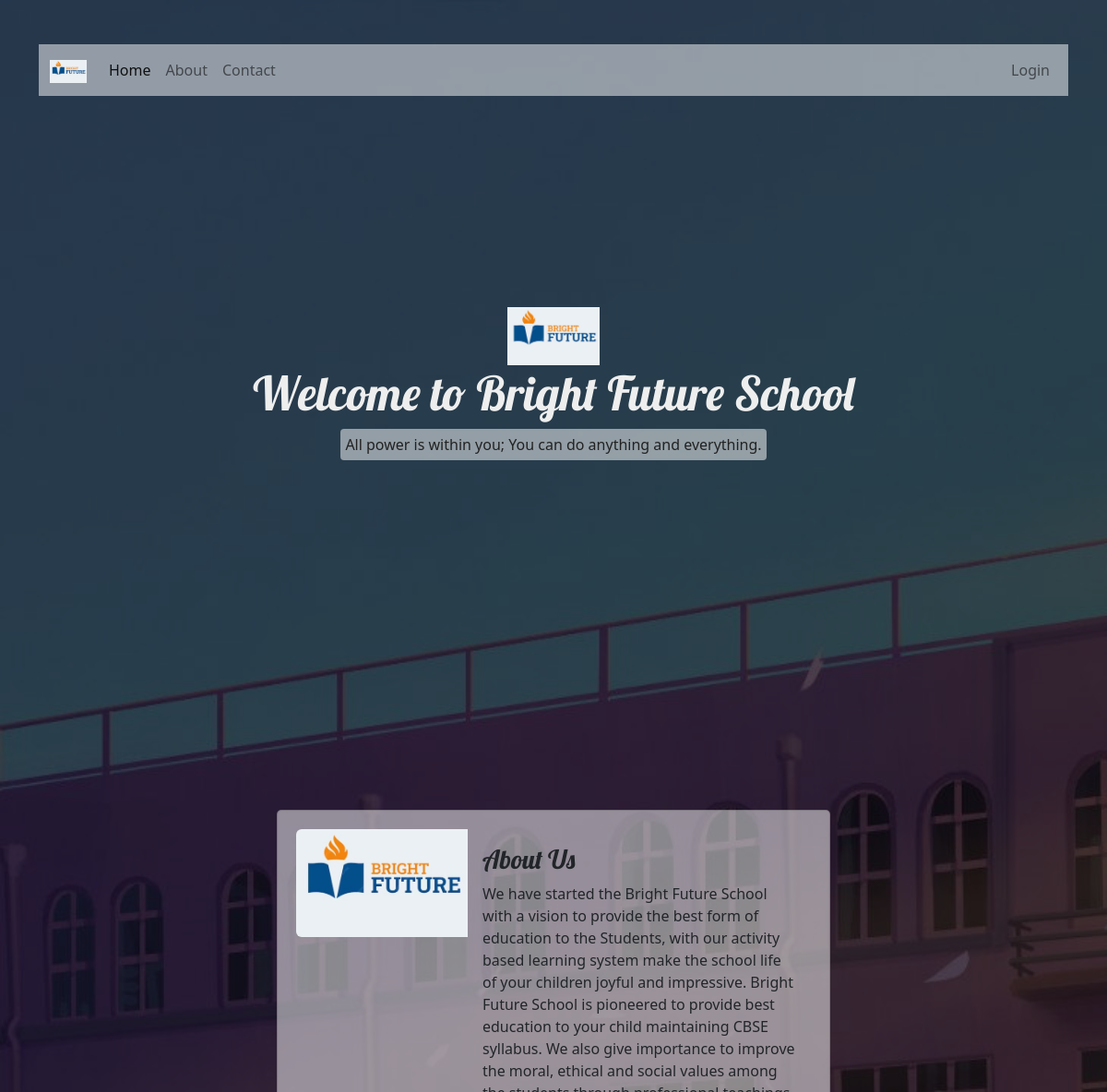
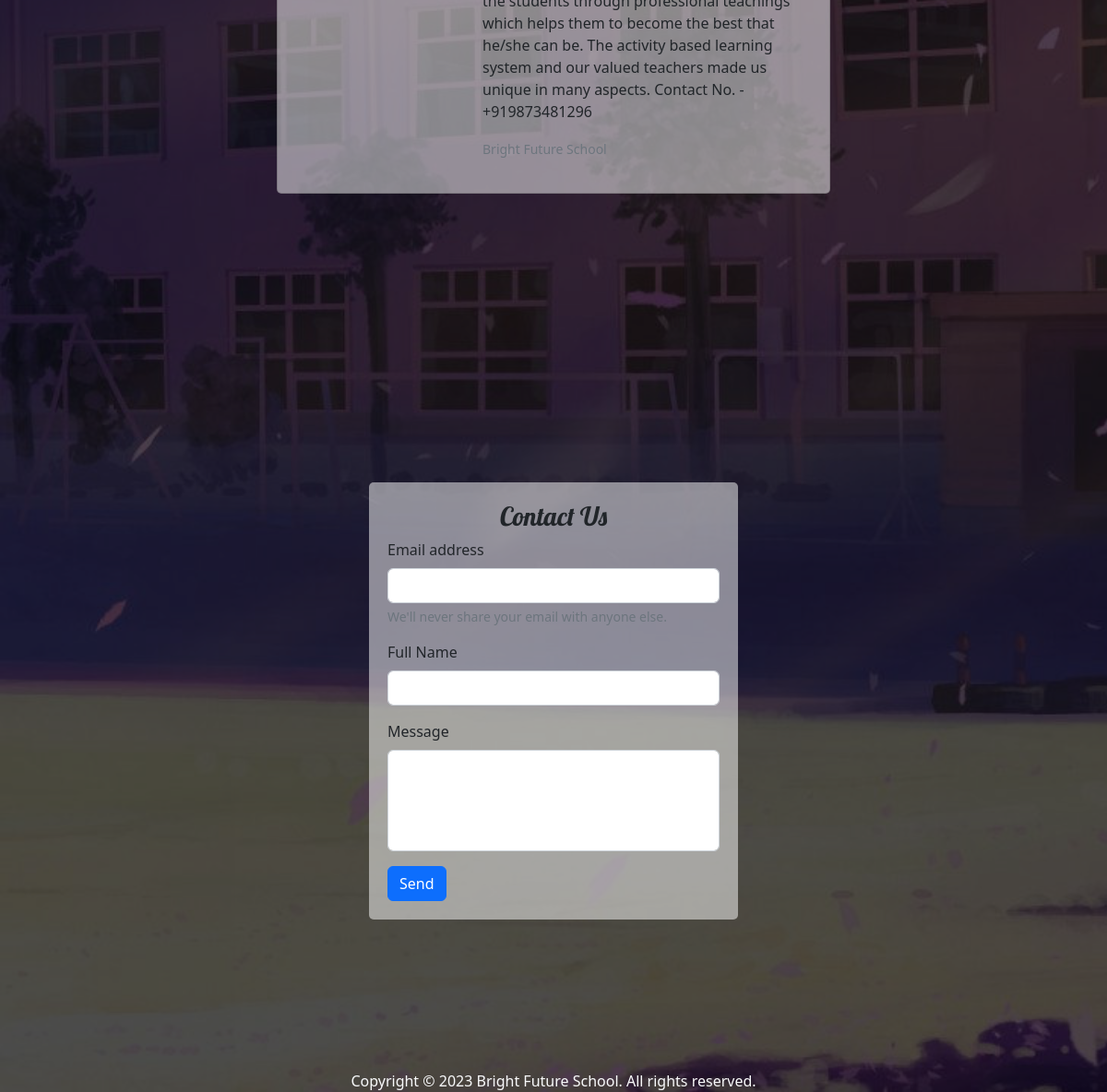
The page / on the database its author committed (2 pictures, top to bottom).
### tables this page shows
CREATE TABLE `setting` (
  `id` int(11) NOT NULL,
  `current_year` int(11) NOT NULL,
  `current_semester` varchar(31) NOT NULL,
  `school_name` varchar(100) NOT NULL,
  `slogan` varchar(300) NOT NULL,
  `about` text NOT NULL
);

### data/setting.php (called while the page is built)
<?php
function getSetting($conn){
   $sql = "SELECT * FROM setting";
   $stmt = $conn->prepare($sql);
   $stmt->execute();
   if ($stmt->rowCount() == 1) {
     $settings = $stmt->fetch();
     return $settings;
   }else {
    return 0;
   }
}

### index.php (the view, shortened to what this page needs)
<?php
include "DB_connection.php";
include "data/setting.php";
$setting = getSetting($conn);
if ($setting != 0) {
 ?>
<!DOCTYPE html>
<html lang="en">
<head>
	<link rel="stylesheet" href="https://cdn.jsdelivr.net/npm/bootstrap@5.2.0/dist/css/bootstrap.min.css">
	<link rel="stylesheet" href="css/style.css">
</head>
<body class="body-home">
    <div class="black-fill"><br /> <br />
    	<div class="container">
    	<nav class="navbar navbar-expand-lg bg-light"
    	     id="homeNav">
		  <div class="container-fluid">
		    <a class="navbar-brand" href="#">
		    	<img src="logo.jpg" width="40">
		    </a>
		    <div class="collapse navbar-collapse" id="navbarSupportedContent">
		      <ul class="navbar-nav me-auto mb-2 mb-lg-0">
		        <li class="nav-item">
		          <a class="nav-link active" aria-current="page" href="#">Home</a>
		        </li>
		        <li class="nav-item">
		          <a class="nav-link" href="#about">About</a>
		        </li>
		        <li class="nav-item">
		          <a class="nav-link" href="#contact">Contact</a>
		        </li>
		      </ul>
		      <ul class="navbar-nav me-right mb-2 mb-lg-0">
		      	<li class="nav-item">
		          <a class="nav-link" href="login.php">Login</a>
		        </li>
		      </ul>
		  </div>
		    </div>
		</nav>
        <section class="welcome-text d-flex justify-content-center align-items-center flex-column">
        	<img src="logo.jpg" >
        	<h4>Welcome to <?=$setting['school_name']?></h4>
        	<p><?=$setting['slogan']?></p>
        </section>
        <section id="about"
                 class="d-flex justify-content-center align-items-center flex-column">
        	<div class="card mb-3 card-1">
			  <div class="row g-0">
			    <div class="col-md-4">
			      <img src="logo.jpg" class="img-fluid rounded-start" >
			    </div>
			    <div class="col-md-8">
			      <div class="card-body">
			        <h5 class="card-title">About Us</h5>
			        <p class="card-text"><?=$setting['about']?></p>
			        <p class="card-text"><small class="text-muted">Bright Future School</small></p>
			      </div>
			    </div>
			  </div>
			</div>
        </section>
        <section id="contact"
                 class="d-flex justify-content-center align-items-center flex-column">
        	<form method="post"
    	          action="req/contact.php">
        		<h3>Contact Us</h3>
			  <div class="mb-3">
			    <label for="exampleInputEmail1" class="form-label">Email address</label>
			    <input type="email" class="form-control" id="exampleInputEmail1" name="email" aria-describedby="emailHelp">
			    <div id="emailHelp" class="form-text">We'll never share your email with anyone else.</div>
			  </div>
			  <div class="mb-3">
			    <label class="form-label">Full Name</label>
			    <input type="text" name="full_name" class="form-control">
			  </div>
			  <div class="mb-3">
			    <label class="form-label">Message</label>
			    <textarea class="form-control"name="message" rows="4"></textarea>
			  </div>
			  <button type="submit" class="btn btn-primary">Send</button>
			</form>
        </section>
        <div class="text-center text-light">
        	Copyright &copy; <?=$setting['current_year']?> <?=$setting['school_name']?>. All rights reserved.
        </div>
    	</div>
    </div>
</body>
</html>
<?php }else {
	header("Location: login.php");
	exit;
}  ?>

### css/style.css (style rules this page uses)
.body-home, .body-login { background: url(../img/bg.jpg); background-size: cover; background-attachment: fixed; }
.black-fill { background: rgba(0, 0, 0, 0.7); min-height: 100vh; }
#homeNav { background: rgba(255, 255, 255, 0.5) !important; }
.welcome-text { min-height: 80vh; }
.welcome-text img { width: 100px; }
.welcome-text h4 { color:#eee; font-size: 51px; font-family: 'Lobster', sans-serif; }
.welcome-text p { color:#222; background: rgba(255, 255, 255, 0.5) ; padding: 5px; border-radius: 4px; }
#about { min-height: 100vh; }
#about .card-1 { max-width: 600px; width: 90%; background: rgba(255, 255, 255, 0.5) ; padding: 20px; border-radius: 5px; }
#about .card-1 h5 { font-family: 'Lobster', sans-serif; font-size: 28px; }
#contact { min-height: 100vh; }
#contact form { max-width: 400px; width: 90%; background: rgba(255, 255, 255, 0.5) ; padding: 20px; border-radius: 5px; }
#contact form h3 { text-align: center; font-family: 'Lobster', sans-serif; }
textarea { resize: none; }

### rows shown on the page
setting: school_name "Bright Future School", slogan "All power is within you; You can do anything and everything.", about "We have started the Bright Future School with a vision to provide the best form of education to the Students, with our activity based learning system make the school life of your children joyful and impressive. Bright Future School is pioneered to provide best education to your child maintaining CBSE syllabus. We also give importance to improve the moral, ethical and social values among the students through professional teachings which helps them to become the best that he/she can be. The activity based learning system and our valued teachers made us unique in many aspects. Contact No. - +919873481296", current_year "2023"
